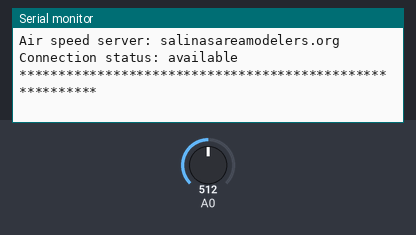
A sketch run on a simulated Arduino Uno, built with avr-gcc and run on an emulated ATmega328P. Parts: the last lines printed to the serial monitor. Inputs (shaded band) come from the test bench; at power-on: A0 = 512. WiFi joins after 1.5 s; servers stay silent unless stated; uploads are accepted with an empty reply.

Above: at 4.4 s.
4.5 s: A0 set to 716
At 5.6 s:
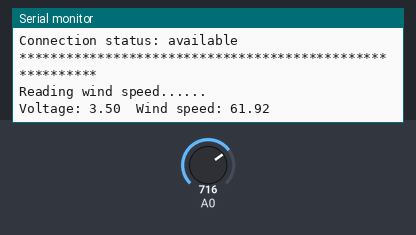
10.0 s: A0 set to 900
At 20.9 s:
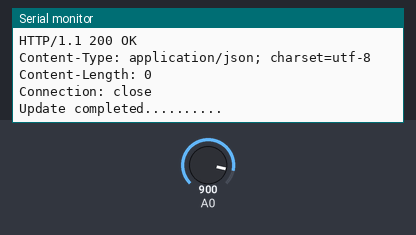

Measured:
- after the input at 4.5 s, the serial monitor: prints a new line at once (image 1)
- after the input at 10.0 s, the serial monitor: prints a new line after 3.5 s (image 2)

The sketch:

SAM_Anemometer.ino
```cpp
/*
   Author: Richard Ciampa
   Date:   6/11/2016

   This code takes the output from an Adafruit anemometer
   (product ID 1733) and converts it into a wind speed.
*/

//Required for ethernet shield
#include <Ethernet.h>

/*
   Set variables and constants for the anemometer
*/
float ms_wind_speed = 0;         // Wind speed in meters per second (m/s)
float gust_ms = 0;               // Gust speed in meters per second (m/s)

//Last connected to the server, in milliseconds
uint32_t lastConnectionTime = 0;
//Last wind speed update, in milliseconds
uint32_t lastWindSpeedUpdateTime = 0;

void setup(){
  //Start the serial connection
  Serial.begin(9600);
  while (!Serial);

  if (Serial) {
    Serial.println(F("Starting AMA airfield anemometer............\n"));
  }

  /************** Ethernet Setup *************/
    do {
    byte * mac = set_mac();
    Serial.println(F("Starting ethernet controller....."));
    if (Ethernet.begin(mac)) {
      /*
        Wait a second for the ethernet controller to initialize and
        obtain an ip address lease.
      */
      delay(1000);
      break;
    }else{
      free(mac);//Free the memory so we can loop again
      Serial.println(F("[ERROR]: Failed to start ethernet controller\n"));
    }
  } while (true);

  print_general_info();
}

void loop(){
  if (millis() - lastWindSpeedUpdateTime > sensor_read_interval(3)) {
    read_wind_speed();
  }
  if (millis() - lastConnectionTime > posting_interval(20)) {
    http_post_request();
  }
}

char * request_host(){
  return "salinasareamodelers.org";
}

/*
   Checks to see if a connection to the wind speed server is available
*/
void check_server_connection() {
  EthernetClient client;
  uint8_t const_srvr_port = 80;
  Serial.print(F("\nConnection status: "));
  if (client.connect(request_host(), const_srvr_port)) {
    Serial.println(F("available"));
    //Disconnect from the server
    client.stop();
  } else {
    Serial.println(F("unavailable"));
  }
}

/*
   Makes a HTTP connection to the server and submits wind speed data.
*/
void http_post_request() {

  Serial.println(F("\nAttempting to update wind speed service..........\n"));
  //Initialize the library instance:
  EthernetClient client;
  uint8_t const_srvr_port = 80;

  //If there's a successful connection:
  if (client.connect(request_host(), const_srvr_port)) {
    Serial.println(F("connecting..."));
    //Send the HTTP GET request:
    client.print(F("GET /lib-anemometer.php?ms="));
    client.print(ms_wind_speed);
    client.print(F("&gust_ms="));
    client.print(gust_ms);
    client.println(F("&id=2300 HTTP/1.1"));
    client.print(F("Host: "));
    client.println(request_host());
    client.println(F("User-Agent: AMA-Anemometer/1.0"));
    client.println(F("Connection: close"));
    client.println();

       /*
     * Wait for the http request response stream to be available
     */
     Serial.print(F("\nWaiting for http response... "));
    do {
      if (client.available()) {
        Serial.println(F(" Done!\n"));
        print_client_data(&client);
        // note the time that the connection was made:
        lastConnectionTime = millis();
        Serial.println(F("Update completed.........."));
        gust_ms = 0;
        break;
      }
    } while (!client.available());

    // close any connection before send a new request.
    // This will free the socket on the WiFi shield
    client.flush();
    client.stop();

  } else {
    // if you couldn't make a connection:
    Serial.print(F("connection failed"));
  }
}

/*
   Reads the wind speed from the anemometer
*/
void read_wind_speed() {

  Serial.println(F("\nReading wind speed......"));

  // Variable stores the value direct from the analog pin
  int sensor_value = 0;
  // Variable that stores the voltage (in Volts) from the anemometer being sent to the analog pin
  float sensor_voltage = 0;
  //Get a value between 0 and 1023 from the analog pin connected to the anemometer
  sensor_value = analogRead(const_sensor_pin());
  //Convert sensor value to actual voltage
  sensor_voltage = sensor_value * const_vdc_conversion();

  //Convert voltage value to wind speed using range of max and min voltages and wind speed for the anemometer
  if (sensor_voltage <= const_voltage_min()) {
    // Check if voltage is below minimum value. If so, set wind speed to zero.
    ms_wind_speed = 0;
  } else {
    //For voltages above minimum value, use the linear relationship to calculate wind speed.
    ms_wind_speed = ((sensor_voltage - const_voltage_min()) * cosnt_wind_speed_max()) / (const_voltage_max() - const_voltage_min());
  }

  //Print voltage and windspeed to serial
  Serial.print(F("Voltage: "));
  Serial.print(sensor_voltage);
  Serial.print(F("\t"));
  Serial.print(F("Wind speed: "));
  Serial.println(ms_wind_speed);

  update_gust();
  lastWindSpeedUpdateTime = millis();
}

void update_gust() {
  if (ms_wind_speed > gust_ms) {
    gust_ms = ms_wind_speed;
  }
}

/*
   if there's incoming data from the net connection.
   send it out the serial port. This is for debugging
   purposes only:
*/
void print_client_data(EthernetClient * client) {
  while (client->available()) {
    char c = client->read();
    Serial.write(c);
  }
}

/*
   Defines the pin that the anemometer output is connected to
*/
const int const_sensor_pin () {
  return A0;
}

/*
   Anemometer ID
*/
const char * unit_id() {
  return "3625";
}

/*
   We are going to use dhcp, this will allow the ip address to
   be managed by lease reservations in the local dhcp server.

   We will only need to provide the mac address, a byte array to hold
   the media access control (MAC) physical address is required.
*/
byte * set_mac(){
  byte * mac = (byte *) malloc(6);
  mac[0] = 0xDE;
  mac[1] = 0xAD;
  mac[2] = 0xBE;
  mac[3] = 0xEF;
  mac[4] = 0xFE;
  mac[5] = 0xED;

  return mac;
}

/*
   Prints dhcp network configuration information to the serial port.
*/
void print_network_information() {
  Serial.println(F("\n------------- DHCP Network Configuration --------------"));
  Serial.print(F("IP address: "));
  Serial.println(Ethernet.localIP());
  Serial.print(F("Subnet mask: "));
  Serial.println(Ethernet.subnetMask());
  Serial.print(F("Gateway address: "));
  Serial.println(Ethernet.gatewayIP());
  Serial.println(F("-------------------------------------------------------"));
}

void print_general_info(){

  Serial.println(F("**************** AMA Airfield Amemometer ****************"));
  Serial.println(F("Anemometer Configuration:"));
  Serial.print(F("Anemometer connection pin: "));
  Serial.println(const_sensor_pin());
  Serial.print(F("Minimum anemometer input voltage: "));
  Serial.println(const_voltage_min());
  Serial.print(F("Maximum anemometer input voltage: "));
  Serial.println(const_voltage_max());
  Serial.print(F("Maximum wind speed [m/s, mph, knots]: "));
  Serial.println(cosnt_wind_speed_max());
  Serial.print(F("Note: AREF pin must have a constant 2.0 vdc supplied"));
  /*
    Print the ethernet controller ip configuration to thr serial
    port.
  */
  print_network_information();
  Serial.print(F("Air speed server: ")); Serial.print(request_host());
  check_server_connection();
  Serial.println(F("*********************************************************"));
}

/*
   delay between updates, in milliseconds the "L" is
   needed to use long type numbers
*/
uint32_t posting_interval(uint32_t milis){
  return milis * 1000L;
}

uint32_t sensor_read_interval(uint16_t milis){
//Delay between sensor readings, measured in milliseconds (ms)
return milis * 1500L;
}

/*

   Anemometer Technical Variables
   The following variables correspond to the anemometer sold by Adafruit,
   but could be modified to fit other anemometers.

*/


/*
   This constant maps the value provided from the analog read function,
   which ranges from 0 to 1023, to actual voltage, which ranges from 0V to 5V
*/
const float const_vdc_conversion() {
  return .0048828125;
}

/*
   Mininum output voltage from anemometer in mV.
*/
const float const_voltage_min() {
  return .4;
}

/*
   Maximum output voltage from anemometer in mV.
*/
const float const_voltage_max() {
  return 2.0;
}

/*
   Wind speed in meters/sec corresponding to maximum voltage
*/
const float cosnt_wind_speed_max() {
  return 32;
}

/*
   Wind speed in meters/sec corresponding to minimum voltage
*/
const float wind_speed_min() {
  return 0.0;
}
```
